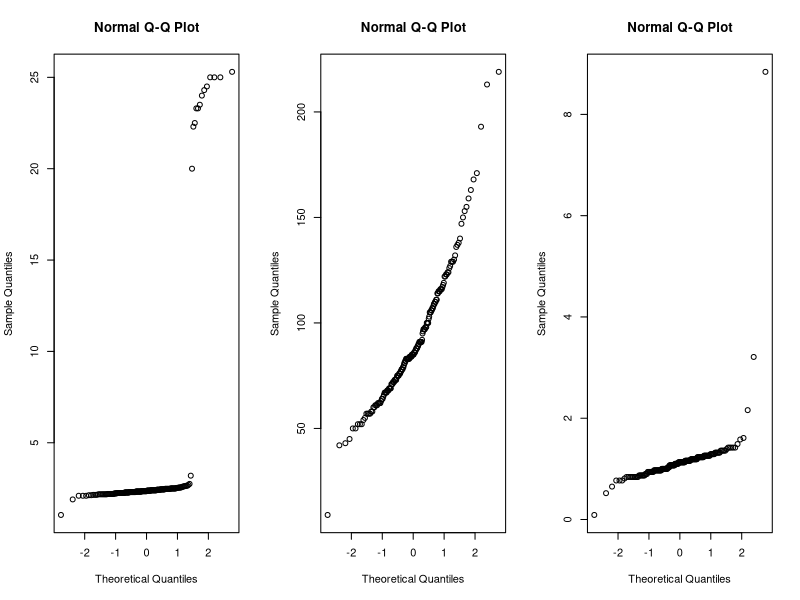
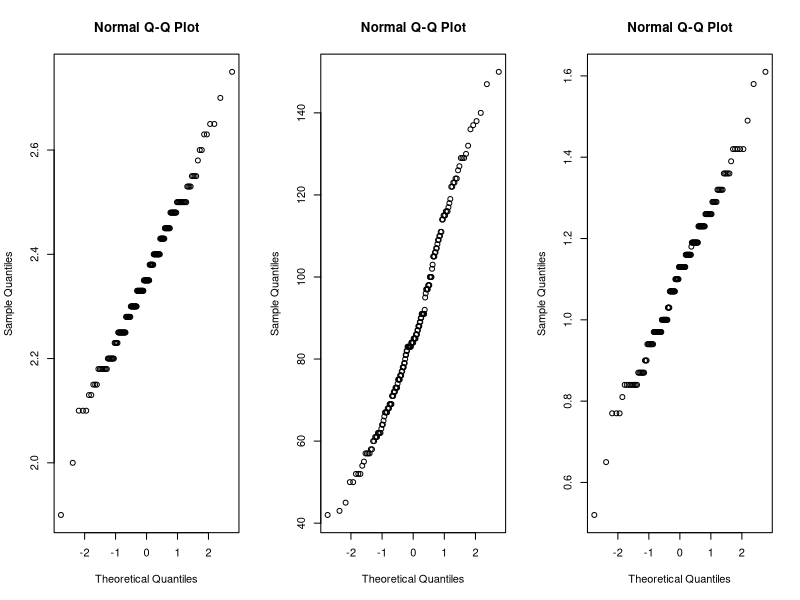

The R script that drew these images, in order: (Note: this script raises an error after producing the figures.)
data = read.table('calcium.dat.txt', na.strings="_", header=TRUE)

# Getting rid of nonsense values, like age greater than
# 110, dont ask me how this works!!! I DONT KNOWWW!!!
# you don't need to cast to a data frame
#data <- data.frame(data)

par(mfrow=c(1,3))
qqnorm(data$CAMMOL)
qqnorm(data$ALKSPHOS)
qqnorm(data$PHOSMMOL)

# set all age data which is not na and not smaller than 110 (so the outliers) at NA
data[!is.na(data$AGE) & !(data$AGE <= 110),]$AGE<-NA

data[!is.na(data$SEX) & !(data$SEX == 1|data$SEX ==2),]$SEX<-NA

data[!is.na(data$LAB) & !(data$LAB < 6),]$LAB<-NA

data[!is.na(data$PHOSMMOL) & ((data$PHOSMMOL > 2)|(data$PHOSMMOL < 0.2)),]$PHOSMMOL<-NA

# replacing the messed up values of lab 3 with the values divided by 10
# seems reasonable
data$CAMMOL[!is.na(data$CAMMOL) & (data$CAMMOL > 10)] <- (data$CAMMOL[!is.na(data$CAMMOL) & (data$CAMMOL > 10)])/10
data[!is.na(data$CAMMOL) & ((data$CAMMOL < 1.9)|(data$CAMMOL >= 3)),]$CAMMOL <- NA

data[!is.na(data$ALKSPHOS) & ((data$ALKSPHOS > 150)|(data$ALKSPHOS < 20)),]$ALKSPHOS <- NA


qqnorm(data$CAMMOL)
qqnorm(data$ALKSPHOS)
qqnorm(data$PHOSMMOL)


data$SEX <- as.factor(data$SEX)
data$LAB <- as.factor(data$LAB)
data$AGEGRP <- as.factor(data$AGEGRP)

#If you looks at graphs, I dont think its fair to
#assume our data is normal. So use non-parametric test
#instead of 1 way anova
kruskal.test(CAMMOL,SEX,data=data)
kruskal.test(CAMMOL,LAB,data=data)
kruskal.test(CAMMOL,AGEGRP,data=data)

kruskal.test(ALKSPHOS,SEX,data=data)
kruskal.test(ALKSPHOS,LAB,data=data)
kruskal.test(ALKSPHOS,AGEGRP,data=data)

kruskal.test(PHOSMMOL,SEX,data=data)
kruskal.test(PHOSMMOL,LAB,data=data)
kruskal.test(PHOSMMOL,AGEGRP,data=data)

#for cammol and alksphos, sex and lab are significant
#for phosmmol sex and age group are significant


#due to difficulties with blocks being of different
#sizes we cannot use friedman test, regular 2-way 
#anova will be used.

anova(lm(CAMMOL~SEX*LAB,data=data))
anova(lm(CAMMOL~SEX*AGEGRP,data=data))
anova(lm(CAMMOL~LAB*AGEGRP,data=data))

anova(lm(ALKSPHOS~SEX*LAB,data=data))
anova(lm(ALKSPHOS~SEX*AGEGRP,data=data))
anova(lm(ALKSPHOS~LAB*AGEGRP,data=data))

anova(lm(PHOSMMOL~SEX*LAB,data=data))
anova(lm(PHOSMMOL~SEX*AGEGRP,data=data))
anova(lm(PHOSMMOL~LAB*AGEGRP,data=data))


#NO interactions

#plots for checking normality of risiduals

par(mfrow=c(1,3))
qqnorm(residuals(lm(CAMMOL~SEX*LAB,data=data)))
qqnorm(residuals(lm(CAMMOL~SEX*AGEGRP,data=data)))
qqnorm(residuals(lm(CAMMOL~LAB*AGEGRP,data=data)))

qqnorm(residuals(lm(ALKSPHOS~SEX*LAB,data=data)))
qqnorm(residuals(lm(ALKSPHOS~SEX*AGEGRP,data=data)))
qqnorm(residuals(lm(ALKSPHOS~LAB*AGEGRP,data=data)))

qqnorm(residuals(lm(PHOSMMOL~SEX*LAB,data=data)))
qqnorm(residuals(lm(PHOSMMOL~SEX*AGEGRP,data=data)))
qqnorm(residuals(lm(PHOSMMOL~LAB*AGEGRP,data=data)))

plot(fitted(lm(CAMMOL~SEX*LAB,data=data)),residuals(lm(CAMMOL~SEX*LAB,data=data)))
plot(fitted(lm(CAMMOL~SEX*AGEGRP,data=data)),residuals(lm(CAMMOL~SEX*AGEGRP,data=data)))
plot(fitted(lm(CAMMOL~LAB*AGEGRP,data=data)),residuals(lm(CAMMOL~LAB*AGEGRP,data=data)))

plot(fitted(lm(ALKSPHOS~SEX*LAB,data=data)),residuals(lm(ALKSPHOS~SEX*LAB,data=data)))
plot(fitted(lm(ALKSPHOS~SEX*AGEGRP,data=data)),residuals(lm(ALKSPHOS~SEX*AGEGRP,data=data)))
plot(fitted(lm(ALKSPHOS~LAB*AGEGRP,data=data)),residuals(lm(ALKSPHOS~LAB*AGEGRP,data=data)))

plot(fitted(lm(PHOSMMOL~SEX*LAB,data=data)),residuals(lm(PHOSMMOL~SEX*LAB,data=data)))
plot(fitted(lm(PHOSMMOL~SEX*AGEGRP,data=data)),residuals(lm(PHOSMMOL~SEX*AGEGRP,data=data)))
plot(fitted(lm(PHOSMMOL~LAB*AGEGRP,data=data)),residuals(lm(PHOSMMOL~LAB*AGEGRP,data=data)))